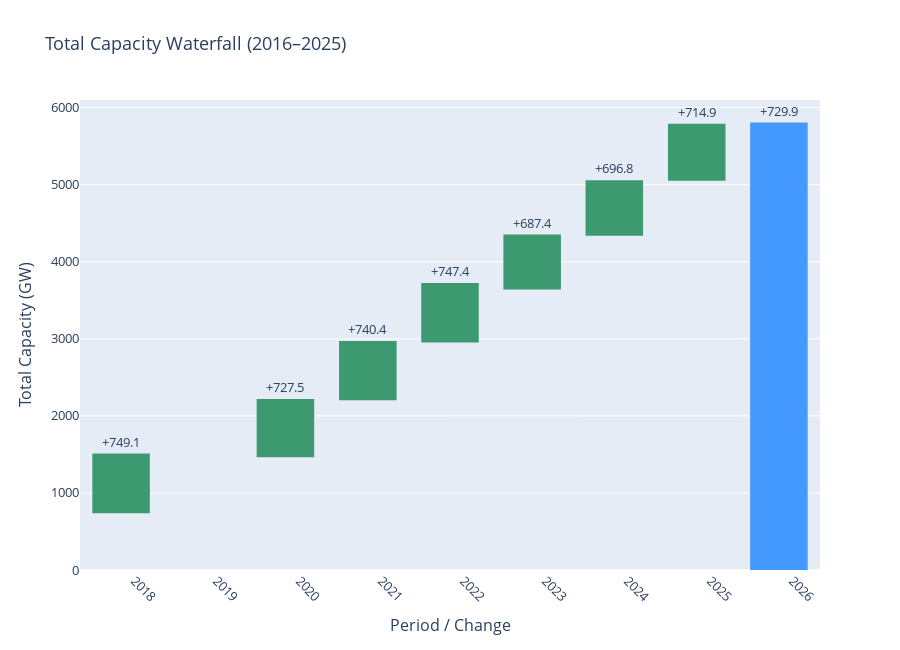

Notebook source saved alongside this figure:
### Code cell
import plotly.graph_objects as go
import pandas as pd

# Your data
data = {
    'Period':  ['2016-11', '2017-11', '2019-11', '2020-11', '2021-11', 
                '2022-11', '2023-11', '2024-11', '2025-11'],
    'Solar':   [ 89.97,  115.34,  130.48,  141.32,  141.32, 
                154.45,  184.23,  185.56,  190.55],
    'Other':   [675.73,  633.79,  597.07,  599.05,  606.05, 
                532.96,  512.56,  529.38,  539.31],
    'Total':   [765.70,  749.13,  727.55,  740.37,  747.37, 
                687.41,  696.79,  714.94,  729.86]
}

df = pd.DataFrame(data)

# ────────────────────────────────────────
# Prepare waterfall data
# ────────────────────────────────────────

periods = df['Period'].tolist()
measures = ['absolute'] + ['relative'] * (len(periods) * 2 - 1) + ['total']

labels = []
values = []
base = 0

for i in range(len(df)):
    if i == 0:
        # Starting total
        labels.append(f"Start {periods[i]}")
        values.append(df['Total'].iloc[0])
    else:
        # Change in Solar
        delta_solar = df['Solar'].iloc[i] - df['Solar'].iloc[i-1]
        labels.append(f"+ Solar {periods[i]}")
        values.append(delta_solar)
        
        # Change in Other
        delta_other = df['Other'].iloc[i] - df['Other'].iloc[i-1]
        labels.append(f"+ Other {periods[i]}")
        values.append(delta_other)
    
    # Final total of each period (only for connector / check)
    if i > 0:
        labels.append(periods[i])
        values.append(df['Total'].iloc[i])

# But we only want to show start + changes + final totals
# Plotly waterfall can handle connector automatically

fig = go.Figure(go.Waterfall(
    name = "Capacity change",
    orientation = "v",
    measure = ["absolute"] + ["relative"] * (len(values)-2) + ["total"],
    x = labels,
    textposition = "outside",
    text = [f"{v:+.1f}" if v != 0 else "" for v in values],
    y = values,
    connector = {"line": {"color": "rgb(63, 63, 63)"}},
))

fig.update_layout(
    title = "Total Capacity Waterfall (2016–2025)",
    xaxis_title = "Period / Change",
    yaxis_title = "Total Capacity (GW)",
    waterfallgap = 0.3,
    height = 650,
    font = dict(size=13),
    showlegend = False
)

# Better x-label rotation
fig.update_xaxes(tickangle=45)

fig.show()

### Figure 1 — Plotly figure (JSON) as saved in the notebook; plotly's stock layout.template omitted (floating-point values rounded to 4 significant figures)
{"data": [{"connector": {"line": {"color": "rgb(63, 63, 63)"}}, "measure": ["absolute", "relative", "relative", "relative", "relative", "relative", "relative", "relative", "relative", "relative", "relative", "relative", "relative", "relative", "relative", "relative", "relative", "relative", "relative", "relative", "relative", "relative", "relative", "relative", "total"], "name": "Capacity change", "orientation": "v", "text": ["+765.7", "+25.4", "-41.9", "+749.1", "+15.1", "-36.7", "+727.5", "+10.8", "+2.0", "+740.4", "", "+7.0", "+747.4", "+13.1", "-73.1", "+687.4", "+29.8", "-20.4", "+696.8", "+1.3", "+16.8", "+714.9", "+5.0", "+9.9", "+729.9"], "textposition": "outside", "type": "waterfall", "x": ["Start 2016-11", "+ Solar 2017-11", "+ Other 2017-11", "2017-11", "+ Solar 2019-11", "+ Other 2019-11", "2019-11", "+ Solar 2020-11", "+ Other 2020-11", "2020-11", "+ Solar 2021-11", "+ Other 2021-11", "2021-11", "+ Solar 2022-11", "+ Other 2022-11", "2022-11", "+ Solar 2023-11", "+ Other 2023-11", "2023-11", "+ Solar 2024-11", "+ Other 2024-11", "2024-11", "+ Solar 2025-11", "+ Other 2025-11", "2025-11"], "y": [765.7, 25.37, -41.94, 749.1, 15.14, -36.72, 727.5, 10.84, 1.98, 740.4, 0, 7, 747.4, 13.13, -73.09, 687.4, 29.78, -20.4, 696.8, 1.33, 16.82, 714.9, 4.99, 9.93, 729.9]}], "layout": {"font": {"size": 13}, "height": 650, "showlegend": false, "title": {"text": "Total Capacity Waterfall (2016–2025)"}, "waterfallgap": 0.3, "xaxis": {"tickangle": 45, "title": {"text": "Period / Change"}}, "yaxis": {"title": {"text": "Total Capacity (GW)"}}}}
